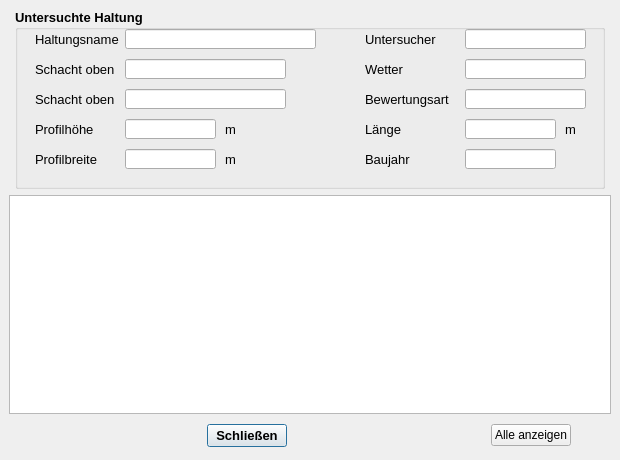
<?xml version="1.0" encoding="UTF-8"?>
<ui version="4.0">
 <class>DemoDialog</class>
 <widget class="QDialog" name="DemoDialog">
  <property name="geometry">
   <rect>
    <x>0</x>
    <y>0</y>
    <width>620</width>
    <height>460</height>
   </rect>
  </property>
  <property name="windowTitle">
   <string>Inspektionsdaten zur untersuchten Haltung</string>
  </property>
  <property name="windowIcon">
   <iconset>
    <normaloff>../../QKan.png</normaloff>../../QKan.png</iconset>
  </property>
  <layout class="QGridLayout">
   <property name="leftMargin">
    <number>9</number>
   </property>
   <property name="topMargin">
    <number>9</number>
   </property>
   <property name="rightMargin">
    <number>9</number>
   </property>
   <property name="bottomMargin">
    <number>9</number>
   </property>
   <property name="spacing">
    <number>6</number>
   </property>
   <item row="0" column="1" colspan="2">
    <widget class="QGroupBox" name="groupBox_2">
     <property name="minimumSize">
      <size>
       <width>590</width>
       <height>180</height>
      </size>
     </property>
     <property name="maximumSize">
      <size>
       <width>590</width>
       <height>180</height>
      </size>
     </property>
     <property name="font">
      <font>
       <family>Tahoma</family>
       <pointsize>10</pointsize>
       <weight>75</weight>
       <bold>true</bold>
      </font>
     </property>
     <property name="title">
      <string>Untersuchte Haltung</string>
     </property>
     <widget class="QLineEdit" name="tf_haltnam">
      <property name="geometry">
       <rect>
        <x>110</x>
        <y>20</y>
        <width>191</width>
        <height>20</height>
       </rect>
      </property>
      <property name="font">
       <font>
        <family>Tahoma</family>
        <pointsize>10</pointsize>
        <weight>50</weight>
        <bold>false</bold>
       </font>
      </property>
      <property name="toolTip">
       <string>&lt;html&gt;&lt;head/&gt;&lt;body&gt;&lt;p&gt;Eindeutiger Haltungsname&lt;/p&gt;&lt;/body&gt;&lt;/html&gt;</string>
      </property>
      <property name="statusTip">
       <string>Eindeutiger Haltungsname</string>
      </property>
     </widget>
     <widget class="QLabel" name="label">
      <property name="geometry">
       <rect>
        <x>20</x>
        <y>20</y>
        <width>131</width>
        <height>21</height>
       </rect>
      </property>
      <property name="font">
       <font>
        <family>Tahoma</family>
        <pointsize>10</pointsize>
        <weight>50</weight>
        <bold>false</bold>
       </font>
      </property>
      <property name="text">
       <string>Haltungsname</string>
      </property>
     </widget>
     <widget class="QLabel" name="label_3">
      <property name="geometry">
       <rect>
        <x>20</x>
        <y>50</y>
        <width>91</width>
        <height>21</height>
       </rect>
      </property>
      <property name="font">
       <font>
        <family>Tahoma</family>
        <pointsize>10</pointsize>
        <weight>50</weight>
        <bold>false</bold>
       </font>
      </property>
      <property name="text">
       <string>Schacht oben</string>
      </property>
     </widget>
     <widget class="QLineEdit" name="tf_schoben">
      <property name="geometry">
       <rect>
        <x>110</x>
        <y>50</y>
        <width>161</width>
        <height>20</height>
       </rect>
      </property>
      <property name="font">
       <font>
        <family>Tahoma</family>
        <pointsize>10</pointsize>
        <weight>50</weight>
        <bold>false</bold>
       </font>
      </property>
      <property name="toolTip">
       <string>&lt;html&gt;&lt;head/&gt;&lt;body&gt;&lt;p&gt;Name des oberen Schachts&lt;/p&gt;&lt;/body&gt;&lt;/html&gt;</string>
      </property>
      <property name="statusTip">
       <string>Name des oberen Schachts</string>
      </property>
     </widget>
     <widget class="QLineEdit" name="tf_schunten">
      <property name="geometry">
       <rect>
        <x>110</x>
        <y>80</y>
        <width>161</width>
        <height>20</height>
       </rect>
      </property>
      <property name="font">
       <font>
        <family>Tahoma</family>
        <pointsize>10</pointsize>
        <weight>50</weight>
        <bold>false</bold>
       </font>
      </property>
      <property name="toolTip">
       <string>&lt;html&gt;&lt;head/&gt;&lt;body&gt;&lt;p&gt;Name des oberen Schachts&lt;/p&gt;&lt;/body&gt;&lt;/html&gt;</string>
      </property>
      <property name="statusTip">
       <string>Name des oberen Schachts</string>
      </property>
     </widget>
     <widget class="QLabel" name="label_4">
      <property name="geometry">
       <rect>
        <x>20</x>
        <y>80</y>
        <width>91</width>
        <height>21</height>
       </rect>
      </property>
      <property name="font">
       <font>
        <family>Tahoma</family>
        <pointsize>10</pointsize>
        <weight>50</weight>
        <bold>false</bold>
       </font>
      </property>
      <property name="text">
       <string>Schacht oben</string>
      </property>
     </widget>
     <widget class="QLineEdit" name="tf_hoehe">
      <property name="geometry">
       <rect>
        <x>110</x>
        <y>110</y>
        <width>91</width>
        <height>20</height>
       </rect>
      </property>
      <property name="font">
       <font>
        <family>Tahoma</family>
        <pointsize>10</pointsize>
        <weight>50</weight>
        <bold>false</bold>
       </font>
      </property>
      <property name="toolTip">
       <string>&lt;html&gt;&lt;head/&gt;&lt;body&gt;&lt;p&gt;Bedeutung hängt vom Profiltyp ab&lt;/p&gt;&lt;/body&gt;&lt;/html&gt;</string>
      </property>
      <property name="statusTip">
       <string>Bedeutung hängt vom Profiltyp ab</string>
      </property>
     </widget>
     <widget class="QLineEdit" name="tf_breite">
      <property name="geometry">
       <rect>
        <x>110</x>
        <y>140</y>
        <width>91</width>
        <height>20</height>
       </rect>
      </property>
      <property name="font">
       <font>
        <family>Tahoma</family>
        <pointsize>10</pointsize>
        <weight>50</weight>
        <bold>false</bold>
       </font>
      </property>
      <property name="toolTip">
       <string>&lt;html&gt;&lt;head/&gt;&lt;body&gt;&lt;p&gt;Bedeutung hängt vom Profiltyp ab&lt;/p&gt;&lt;/body&gt;&lt;/html&gt;</string>
      </property>
      <property name="statusTip">
       <string>Bedeutung hängt vom Profiltyp ab</string>
      </property>
     </widget>
     <widget class="QLabel" name="label_7">
      <property name="geometry">
       <rect>
        <x>20</x>
        <y>140</y>
        <width>81</width>
        <height>21</height>
       </rect>
      </property>
      <property name="font">
       <font>
        <family>Tahoma</family>
        <pointsize>10</pointsize>
        <weight>50</weight>
        <bold>false</bold>
       </font>
      </property>
      <property name="text">
       <string>Profilbreite</string>
      </property>
     </widget>
     <widget class="QLabel" name="label_21">
      <property name="geometry">
       <rect>
        <x>550</x>
        <y>110</y>
        <width>31</width>
        <height>21</height>
       </rect>
      </property>
      <property name="font">
       <font>
        <family>Tahoma</family>
        <pointsize>10</pointsize>
        <weight>50</weight>
        <bold>false</bold>
       </font>
      </property>
      <property name="text">
       <string>m </string>
      </property>
     </widget>
     <widget class="QLabel" name="label_17">
      <property name="geometry">
       <rect>
        <x>350</x>
        <y>110</y>
        <width>71</width>
        <height>21</height>
       </rect>
      </property>
      <property name="font">
       <font>
        <family>Tahoma</family>
        <pointsize>10</pointsize>
        <weight>50</weight>
        <bold>false</bold>
       </font>
      </property>
      <property name="text">
       <string>Länge</string>
      </property>
     </widget>
     <widget class="QLabel" name="label_6">
      <property name="geometry">
       <rect>
        <x>20</x>
        <y>110</y>
        <width>71</width>
        <height>21</height>
       </rect>
      </property>
      <property name="font">
       <font>
        <family>Tahoma</family>
        <pointsize>10</pointsize>
        <weight>50</weight>
        <bold>false</bold>
       </font>
      </property>
      <property name="text">
       <string>Profilhöhe</string>
      </property>
     </widget>
     <widget class="QLabel" name="label_16">
      <property name="geometry">
       <rect>
        <x>210</x>
        <y>110</y>
        <width>31</width>
        <height>21</height>
       </rect>
      </property>
      <property name="font">
       <font>
        <family>Tahoma</family>
        <pointsize>10</pointsize>
        <weight>50</weight>
        <bold>false</bold>
       </font>
      </property>
      <property name="text">
       <string>m </string>
      </property>
     </widget>
     <widget class="QLabel" name="label_60">
      <property name="geometry">
       <rect>
        <x>350</x>
        <y>140</y>
        <width>71</width>
        <height>21</height>
       </rect>
      </property>
      <property name="font">
       <font>
        <family>Tahoma</family>
        <pointsize>10</pointsize>
        <weight>50</weight>
        <bold>false</bold>
       </font>
      </property>
      <property name="text">
       <string>Baujahr</string>
      </property>
     </widget>
     <widget class="QLineEdit" name="tf_laenge">
      <property name="geometry">
       <rect>
        <x>450</x>
        <y>110</y>
        <width>91</width>
        <height>20</height>
       </rect>
      </property>
      <property name="font">
       <font>
        <family>Tahoma</family>
        <pointsize>10</pointsize>
        <weight>50</weight>
        <bold>false</bold>
       </font>
      </property>
      <property name="toolTip">
       <string>&lt;html&gt;&lt;head/&gt;&lt;body&gt;&lt;p&gt;&lt;span style=&quot; font-size:10pt;&quot;&gt;vorgegebene Haltungslänge, falls diese nicht automatisch berechnet werden soll&lt;/span&gt;&lt;/p&gt;&lt;/body&gt;&lt;/html&gt;</string>
      </property>
      <property name="statusTip">
       <string>vorgegebene Haltungslänge, falls diese nicht automatisch berechnet werden soll</string>
      </property>
     </widget>
     <widget class="QLabel" name="label_20">
      <property name="geometry">
       <rect>
        <x>210</x>
        <y>140</y>
        <width>31</width>
        <height>21</height>
       </rect>
      </property>
      <property name="font">
       <font>
        <family>Tahoma</family>
        <pointsize>10</pointsize>
        <weight>50</weight>
        <bold>false</bold>
       </font>
      </property>
      <property name="text">
       <string>m </string>
      </property>
     </widget>
     <widget class="QLineEdit" name="tf_baujahr">
      <property name="geometry">
       <rect>
        <x>450</x>
        <y>140</y>
        <width>91</width>
        <height>20</height>
       </rect>
      </property>
      <property name="font">
       <font>
        <family>Tahoma</family>
        <pointsize>10</pointsize>
        <weight>50</weight>
        <bold>false</bold>
       </font>
      </property>
      <property name="toolTip">
       <string>&lt;html&gt;&lt;head/&gt;&lt;body&gt;&lt;p&gt;&lt;span style=&quot; font-size:10pt;&quot;&gt;vorgegebene Haltungslänge, falls diese nicht automatisch berechnet werden soll&lt;/span&gt;&lt;/p&gt;&lt;/body&gt;&lt;/html&gt;</string>
      </property>
      <property name="statusTip">
       <string>vorgegebene Haltungslänge, falls diese nicht automatisch berechnet werden soll</string>
      </property>
     </widget>
     <widget class="QLabel" name="label_62">
      <property name="geometry">
       <rect>
        <x>350</x>
        <y>20</y>
        <width>101</width>
        <height>21</height>
       </rect>
      </property>
      <property name="font">
       <font>
        <family>Tahoma</family>
        <pointsize>10</pointsize>
        <weight>50</weight>
        <bold>false</bold>
       </font>
      </property>
      <property name="text">
       <string>Untersucher</string>
      </property>
     </widget>
     <widget class="QLabel" name="label_63">
      <property name="geometry">
       <rect>
        <x>350</x>
        <y>50</y>
        <width>101</width>
        <height>21</height>
       </rect>
      </property>
      <property name="font">
       <font>
        <family>Tahoma</family>
        <pointsize>10</pointsize>
        <weight>50</weight>
        <bold>false</bold>
       </font>
      </property>
      <property name="text">
       <string>Wetter</string>
      </property>
     </widget>
     <widget class="QLineEdit" name="tf_bewertungsart">
      <property name="geometry">
       <rect>
        <x>450</x>
        <y>80</y>
        <width>121</width>
        <height>20</height>
       </rect>
      </property>
      <property name="font">
       <font>
        <family>Tahoma</family>
        <pointsize>10</pointsize>
        <weight>50</weight>
        <bold>false</bold>
       </font>
      </property>
      <property name="toolTip">
       <string>&lt;html&gt;&lt;head/&gt;&lt;body&gt;&lt;p&gt;Name des verwndeten Bewertungsmodells (z.B. DWA-M 149-3)&lt;/p&gt;&lt;/body&gt;&lt;/html&gt;</string>
      </property>
      <property name="statusTip">
       <string>Name des verwndeten Bewertungsmodells (z.B. DWA-M 149-3)</string>
      </property>
     </widget>
     <widget class="QLineEdit" name="tf_wetter">
      <property name="geometry">
       <rect>
        <x>450</x>
        <y>50</y>
        <width>121</width>
        <height>20</height>
       </rect>
      </property>
      <property name="font">
       <font>
        <family>Tahoma</family>
        <pointsize>10</pointsize>
        <weight>50</weight>
        <bold>false</bold>
       </font>
      </property>
      <property name="toolTip">
       <string>&lt;html&gt;&lt;head/&gt;&lt;body&gt;&lt;p&gt;kurzer Kommentar zum Wetter am Untersuchungstag&lt;/p&gt;&lt;/body&gt;&lt;/html&gt;</string>
      </property>
      <property name="statusTip">
       <string>kurzer Kommentar zum Wetter am Untersuchungstag</string>
      </property>
     </widget>
     <widget class="QLabel" name="label_64">
      <property name="geometry">
       <rect>
        <x>350</x>
        <y>80</y>
        <width>101</width>
        <height>21</height>
       </rect>
      </property>
      <property name="font">
       <font>
        <family>Tahoma</family>
        <pointsize>10</pointsize>
        <weight>50</weight>
        <bold>false</bold>
       </font>
      </property>
      <property name="text">
       <string>Bewertungsart</string>
      </property>
     </widget>
     <widget class="QLineEdit" name="tf_untersucher">
      <property name="geometry">
       <rect>
        <x>450</x>
        <y>20</y>
        <width>121</width>
        <height>20</height>
       </rect>
      </property>
      <property name="font">
       <font>
        <family>Tahoma</family>
        <pointsize>10</pointsize>
        <weight>50</weight>
        <bold>false</bold>
       </font>
      </property>
      <property name="toolTip">
       <string>&lt;html&gt;&lt;head/&gt;&lt;body&gt;&lt;p&gt;Name bzw. Kürzel des Untersuchers&lt;/p&gt;&lt;/body&gt;&lt;/html&gt;</string>
      </property>
      <property name="statusTip">
       <string>Name bzw. Kürzel des Untersuchers</string>
      </property>
     </widget>
    </widget>
   </item>
   <item row="4" column="0" colspan="4">
    <layout class="QHBoxLayout">
     <property name="spacing">
      <number>6</number>
     </property>
     <property name="leftMargin">
      <number>0</number>
     </property>
     <property name="topMargin">
      <number>0</number>
     </property>
     <property name="rightMargin">
      <number>0</number>
     </property>
     <property name="bottomMargin">
      <number>0</number>
     </property>
     <item>
      <spacer name="hs_1">
       <property name="orientation">
        <enum>Qt::Horizontal</enum>
       </property>
       <property name="sizeHint" stdset="0">
        <size>
         <width>131</width>
         <height>31</height>
        </size>
       </property>
      </spacer>
     </item>
     <item>
      <widget class="QPushButton" name="okButton">
       <property name="font">
        <font>
         <pointsize>10</pointsize>
         <weight>75</weight>
         <bold>true</bold>
        </font>
       </property>
       <property name="text">
        <string>Schließen</string>
       </property>
      </widget>
     </item>
     <item>
      <spacer name="hs_2">
       <property name="orientation">
        <enum>Qt::Horizontal</enum>
       </property>
       <property name="sizeHint" stdset="0">
        <size>
         <width>40</width>
         <height>20</height>
        </size>
       </property>
      </spacer>
     </item>
     <item>
      <widget class="QPushButton" name="pb_showAll">
       <property name="text">
        <string>Alle anzeigen</string>
       </property>
      </widget>
     </item>
     <item>
      <spacer name="horizontalSpacer">
       <property name="orientation">
        <enum>Qt::Horizontal</enum>
       </property>
       <property name="sizeType">
        <enum>QSizePolicy::Fixed</enum>
       </property>
       <property name="sizeHint" stdset="0">
        <size>
         <width>40</width>
         <height>20</height>
        </size>
       </property>
      </spacer>
     </item>
    </layout>
   </item>
   <item row="1" column="0" rowspan="2" colspan="4">
    <widget class="QTableWidget" name="tw_schadenstabelle"/>
   </item>
  </layout>
 </widget>
 <resources/>
 <connections>
  <connection>
   <sender>okButton</sender>
   <signal>clicked()</signal>
   <receiver>DemoDialog</receiver>
   <slot>accept()</slot>
   <hints>
    <hint type="sourcelabel">
     <x>369</x>
     <y>256</y>
    </hint>
    <hint type="destinationlabel">
     <x>96</x>
     <y>254</y>
    </hint>
   </hints>
  </connection>
 </connections>
</ui>
